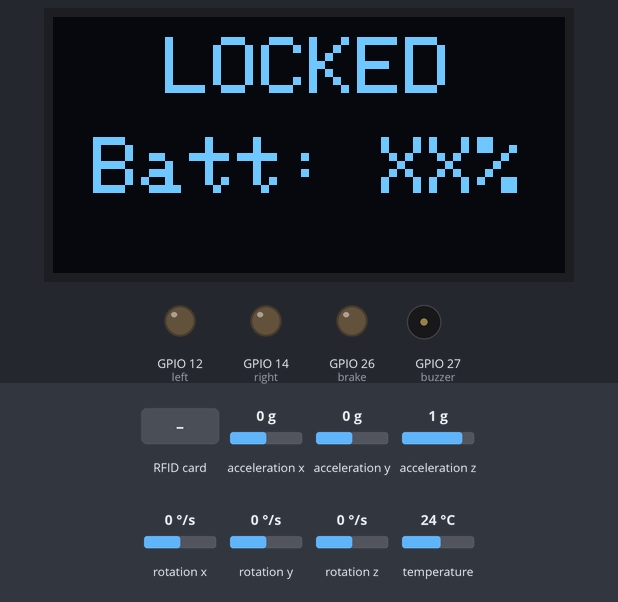
The sketch below on a simulated ESP32. Shown: 128×64 one-colour display, output pins drawn as LEDs (lit = HIGH), buzzer (waves = sounding, pin HIGH). Dashed ring = blinking. The test bench sets the inputs (shaded band); at power-on: acceleration y 0 g, rotation x 0 °/s, acceleration x 0 g, acceleration z 1 g, rotation y 0 °/s, rotation z 0 °/s, temperature 24 °C. What the sketch prints to the serial monitor is not drawn.

Above: at 1.7 s.
7.3 s: RFID card 86 3F 27 25 held to the reader
At 9.2 s:
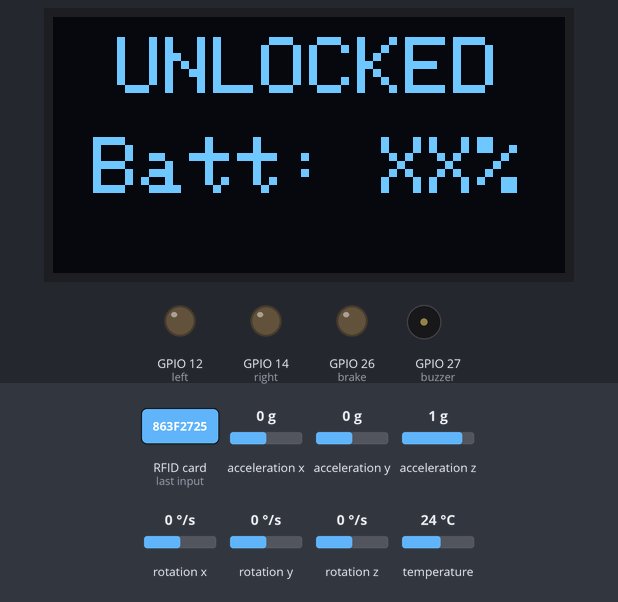
10.1 s: RFID card 5E 7A 19 C4 held to the reader
At 10.7 s:
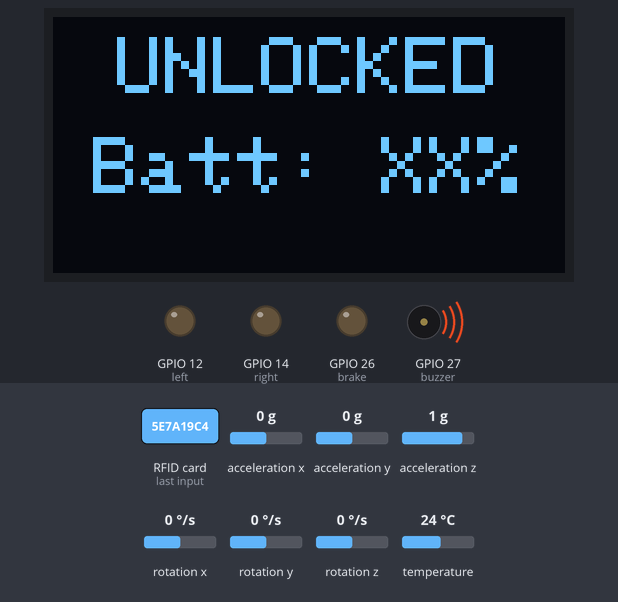
12.5 s: acceleration y set to -1.4 g
At 13.28 s:
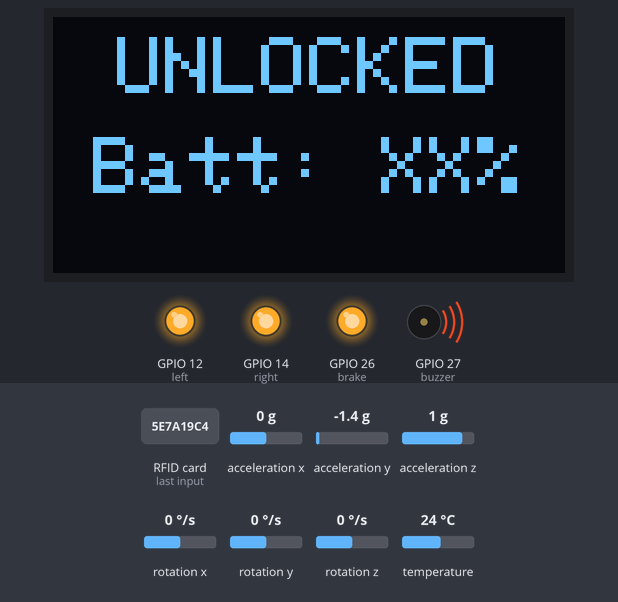
15.0 s: RFID card 86 3F 27 25 held to the reader
At 17.84 s:
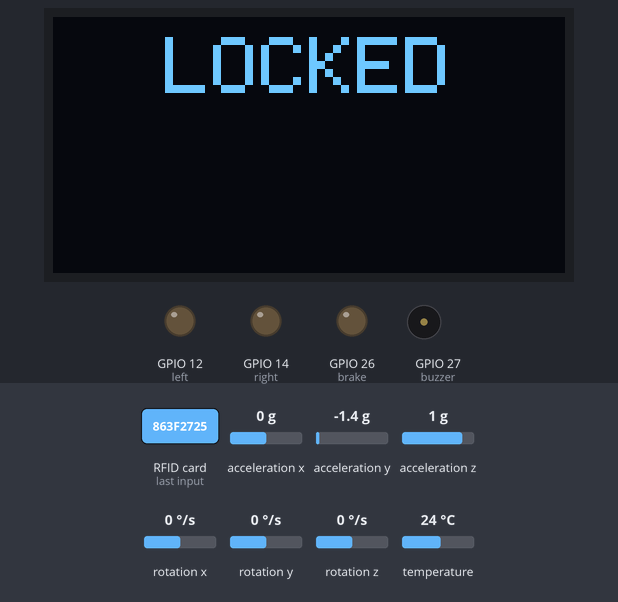
18.0 s: RFID card 5E 7A 19 C4 held to the reader
At 18.13 s:
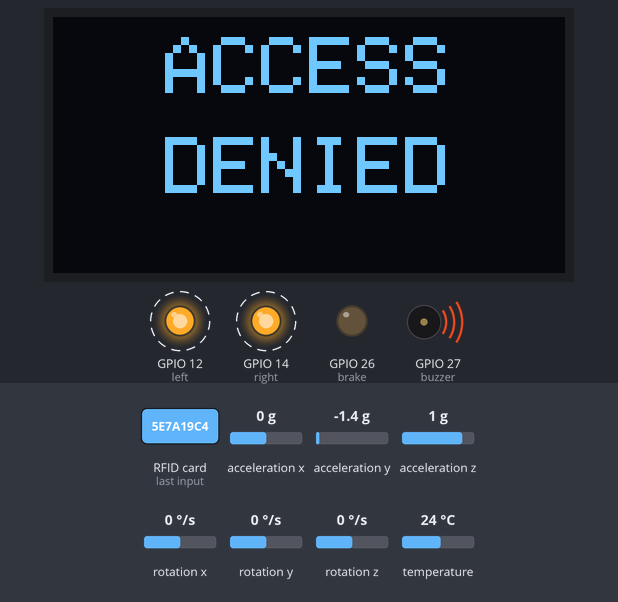
19.9 s: rotation x set to -192 °/s
At 20.14 s:
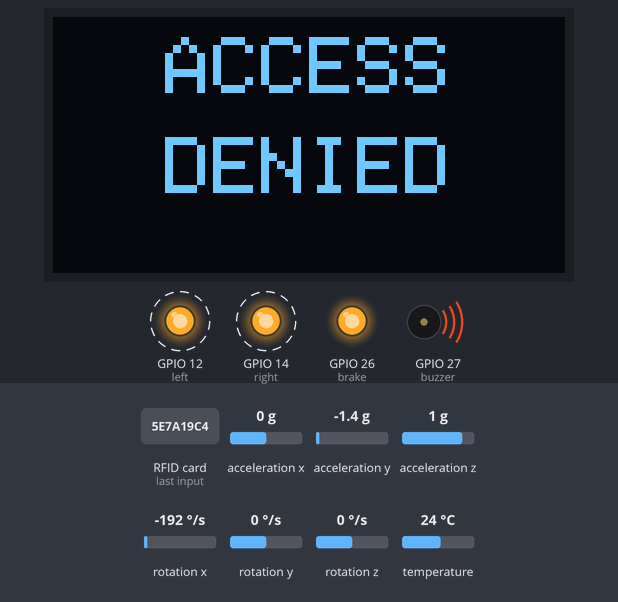
Timing chart, 0 to 22.9 s (numbered marks = the images above; inputs shaded):
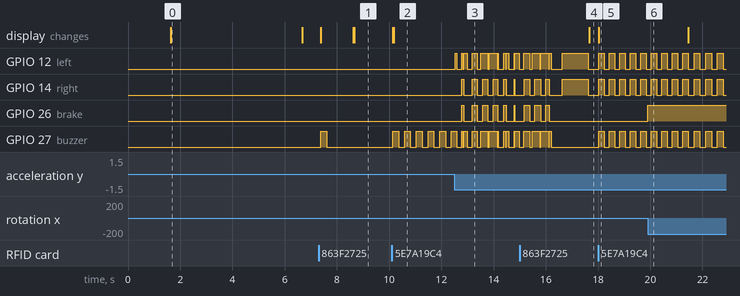

The sketch:

Main.ino
```cpp
#include <SPI.h>
#include <Wire.h>
#include <MFRC522.h>
#include "esp_sleep.h"
#include <freertos/task.h>
#include <Adafruit_SSD1306.h>
#include <Adafruit_MPU6050.h>
#include <freertos/FreeRTOS.h>

#define left 12
#define right 14
#define brake 26
#define SS_PIN 5
#define buzzer 27
#define RST_PIN 22
#define SERVO_PIN 13
#define WAKEUP_PIN 13
#define SCREEN_WIDTH 128
#define SCREEN_HEIGHT 64

MFRC522 mfrc522(SS_PIN, RST_PIN);

volatile bool isLocked = true;
String authorizedUID = "86 3F 27 25";

Adafruit_MPU6050 mpu;
Adafruit_SSD1306 display(SCREEN_WIDTH, SCREEN_HEIGHT, &Wire, -1);

int lastv = 0, v = 0;
unsigned long lockTime = 0;
unsigned long speedZeroTime = 0;
float t = 0, t2 = 0, interval = 0;
unsigned long lastDisplayUpdate = 0;

TaskHandle_t Task1;
TaskHandle_t Task2;

//oled + mpu
void task1(void *pvParameters) {
  volatile bool *isLocked = (volatile bool *) pvParameters;
  while (1) {
    sensors_event_t a, g, temp;
    mpu.getEvent(&a, &g, &temp);
    t = millis();
    interval = (t - t2) / 1000.0;
    float x = g.gyro.x;
    lastv = v;
    v += (x * interval * 3.6);
    if(lastv>v&&v!=0)
      digitalWrite(brake, HIGH);
    else
      digitalWrite(brake, LOW);
    if (v < 0) v = 0;

    if(!(*isLocked)) {
      Serial.print("VAL");
      Serial.println(a.acceleration.y);
      if(a.acceleration.y<-4) {
        digitalWrite(right, LOW);
        digitalWrite(left, HIGH);
        digitalWrite(buzzer, HIGH);
        vTaskDelay(300 / portTICK_PERIOD_MS);
        digitalWrite(buzzer, LOW);
        digitalWrite(left, LOW);
      } else if(a.acceleration.y<-2) {
        digitalWrite(right, LOW);
        digitalWrite(left, HIGH);
        digitalWrite(buzzer, HIGH);
        vTaskDelay(700 / portTICK_PERIOD_MS);
        digitalWrite(buzzer, LOW);
        digitalWrite(left, LOW);
      } else if(a.acceleration.y>4) {
        digitalWrite(left, LOW);
        digitalWrite(right, HIGH);
        digitalWrite(buzzer, HIGH);
        vTaskDelay(300 / portTICK_PERIOD_MS);
        digitalWrite(buzzer, LOW);
        digitalWrite(right, LOW);
      } else if(a.acceleration.y>2) {
        digitalWrite(left, LOW);
        digitalWrite(right, HIGH);
        digitalWrite(buzzer, HIGH);
        vTaskDelay(700 / portTICK_PERIOD_MS);
        digitalWrite(buzzer, LOW);
        digitalWrite(right, LOW);
      } else {
        digitalWrite(right, LOW);
        digitalWrite(left, LOW);
      }
    }

    if (v == 0) {
      if (speedZeroTime == 0) {
        speedZeroTime = millis();
      } else if (millis() - speedZeroTime > 5000) {
        if (*isLocked && millis() - lockTime > 10000) {
          esp_sleep_enable_ext0_wakeup((gpio_num_t)WAKEUP_PIN, LOW);
          Serial.println("Going to sleep now...");
          esp_deep_sleep_start();
        } else if (*isLocked && millis() - lockTime > 5000) {
          display.clearDisplay();
          display.display();
        } else if (!(*isLocked)) {
          homeScreen();
        }
        continue;
      }
    } else speedZeroTime = 0;

    t2 = t;
    if (!(*isLocked))
      displaySpeed(v);

    vTaskDelay(20 / portTICK_PERIOD_MS);
  }
}

//RFID
void task2(void *pvParameters) {
  volatile bool *isLocked = (volatile bool *) pvParameters;
  while (1) {
    if (mfrc522.PICC_IsNewCardPresent() && mfrc522.PICC_ReadCardSerial()) {
      String scannedUID = "";
      for (byte i = 0; i < mfrc522.uid.size; i++) {
        scannedUID += String(mfrc522.uid.uidByte[i], HEX);
        if (i < mfrc522.uid.size - 1) scannedUID += " ";
      }
      scannedUID.toUpperCase();
      Serial.print("Scanned UID: ");
      Serial.println(scannedUID);

      if (scannedUID == authorizedUID) {
        *isLocked = !(*isLocked);
        lockTime = millis();
        if (*isLocked) {
          Serial.println("Locking...");
          digitalWrite(buzzer, HIGH);
          vTaskDelay(200 / portTICK_PERIOD_MS);
          digitalWrite(buzzer, LOW);
        } else {
          Serial.println("Unlocking...");
          digitalWrite(buzzer, HIGH);
          vTaskDelay(200 / portTICK_PERIOD_MS);
          digitalWrite(buzzer, LOW);
        }
        digitalWrite(right, HIGH);
        digitalWrite(left, HIGH);
        digitalWrite(brake, HIGH);
        vTaskDelay(1000 / portTICK_PERIOD_MS);
        digitalWrite(right, LOW);
        digitalWrite(left, LOW);
        digitalWrite(brake, LOW);
        displayLock();
      } else {
        Serial.println("Access Denied!");
        display.clearDisplay();
        display.setTextSize(2);
        display.setTextColor(SSD1306_WHITE);

        String str = "ACCESS";
        int textWidth1 = str.length() * 12;
        int x_center1 = (SCREEN_WIDTH - textWidth1) / 2;
        display.setCursor(x_center1, 5);
        display.print(str);

        String secondStr = "DENIED";
        int textWidth2 = secondStr.length() * 12;
        int x_center2 = (SCREEN_WIDTH - textWidth2) / 2;
        display.setCursor(x_center2, 30);
        display.print(secondStr);

        display.display();

        for(int i = 0; i<15; i++) {
          digitalWrite(right, HIGH);
          digitalWrite(left, HIGH);
          digitalWrite(buzzer, HIGH);
          digitalWrite(brake, HIGH);
          vTaskDelay(200 / portTICK_PERIOD_MS);
          digitalWrite(brake, LOW);
          digitalWrite(right, LOW);
          digitalWrite(left, LOW);
          digitalWrite(buzzer, LOW);
          vTaskDelay(200 / portTICK_PERIOD_MS);
        }
      }

      mfrc522.PICC_HaltA();
      mfrc522.PCD_StopCrypto1();
    }

    vTaskDelay(20 / portTICK_PERIOD_MS);
  }
}

void setup() {
  pinMode(13, OUTPUT);
  digitalWrite(13, LOW);
  pinMode(WAKEUP_PIN, INPUT_PULLUP);
  pinMode(left, OUTPUT);
  pinMode(brake, OUTPUT);
  pinMode(right, OUTPUT);
  pinMode(buzzer, OUTPUT);

  Serial.begin(9600);
  while (!Serial) vTaskDelay(10);

  Wire.begin(21, 22);

  Serial.println("Initializing...");
  if (!mpu.begin()) {
    Serial.println("Failed to find MPU6050 chip");
    while (1) vTaskDelay(10);
  } else Serial.println("MPU6050 initialized!");

  SPI.begin();
  mfrc522.PCD_Init();

  if (!display.begin(SSD1306_SWITCHCAPVCC, 0x3C)) {
    Serial.println(F("SSD1306 initialization failed"));
    while (1);
  }

  display.clearDisplay();
  display.setTextSize(2);
  display.setTextColor(SSD1306_WHITE);
  String secondStr = "WELCOME!";
  int textWidth2 = secondStr.length() * 12;
  int x_center2 = (SCREEN_WIDTH - textWidth2) / 2;
  display.setCursor(x_center2, 5);
  display.print(secondStr);
  display.display();
  vTaskDelay(1500);

  homeScreen();

  xTaskCreatePinnedToCore(task1, "Task1", 10000, (void *)&isLocked, 1, &Task1, 1);
  xTaskCreatePinnedToCore(task2, "Task2", 4096, (void *)&isLocked, 1, &Task2, 0);
}

void loop() {}

void homeScreen() {
  display.clearDisplay();
  display.setTextSize(2);
  display.setTextColor(SSD1306_WHITE);

  String str = isLocked ? "LOCKED" : "UNLOCKED";
  int textWidth1 = str.length() * 12;
  int x_center1 = (SCREEN_WIDTH - textWidth1) / 2;
  display.setCursor(x_center1, 5);
  display.print(str);

  display.setTextSize(2);
  String secondStr = "Batt: XX%";
  int textWidth2 = secondStr.length() * 12;
  int x_center2 = (SCREEN_WIDTH - textWidth2) / 2;
  display.setCursor(x_center2, 30);
  display.print(secondStr);

  display.display();
}

void displayLock() {
  display.clearDisplay();
  display.setTextSize(2);
  display.setTextColor(SSD1306_WHITE);

  String str = isLocked ? "LOCKED" : "UNLOCKED";
  int textWidth = str.length() * 12;
  int x_center = (SCREEN_WIDTH - textWidth) / 2;
  display.setCursor(x_center, 5);
  display.print(str);
  display.display();
}

void displaySpeed(int num) {
  display.clearDisplay();
  display.setTextSize(9);
  display.setTextColor(SSD1306_WHITE);

  String numStr = String(num);
  int textWidth = numStr.length() * 6 * 9;
  int textHeight = 8 * 9;
  int x_center = (SCREEN_WIDTH - textWidth) / 2;
  int y_center = (SCREEN_HEIGHT - textHeight) / 2;

  display.setCursor(x_center, y_center);
  display.print(numStr);
  display.display();
}
```

Measured:
- after the input at 7.3 s, GPIO 27 (buzzer): LOW → HIGH after 0.08 s, → LOW 0.22 s later; the display: changes after 0.08 s (image 1)
- after the input at 10.1 s, GPIO 27 (buzzer): alternates HIGH for 0.22 s and LOW for 0.22 s, starting after 0.05 s; the display: first changes after 0.05 s (image 2 shows a later state)
- after the input at 12.5 s, GPIO 14 (right), GPIO 26 (brake): goes HIGH 0.07 s, LOW 0.33 s, 3 × (HIGH 0.20 s, LOW 0.20 s), HIGH 0.11 s, LOW 0.29 s, HIGH 0.04 s, then LOW, starting after 0.28 s
- after the input at 15.0 s, the display: changes after 2.7 s (image 4)
- after the input at 18.0 s, GPIO 12 (left), GPIO 14 (right), GPIO 27 (buzzer): alternates HIGH for 0.20 s and LOW for 0.20 s, starting at once; the display: changes at once (image 5)
- after the input at 19.9 s, GPIO 26 (brake): LOW → HIGH at once
- what the display in image 0 shows lasts 5.1 s, from 1.6 s to 6.7 s
